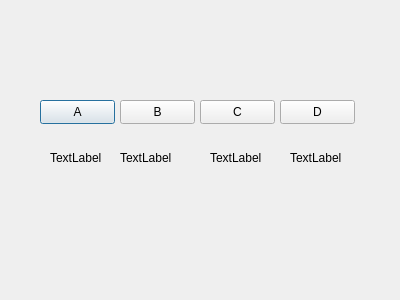
<?xml version="1.0" encoding="UTF-8"?>
<ui version="4.0">
 <class>Test</class>
 <widget class="QDialog" name="Test">
  <property name="geometry">
   <rect>
    <x>0</x>
    <y>0</y>
    <width>400</width>
    <height>300</height>
   </rect>
  </property>
  <property name="windowTitle">
   <string>Dialog</string>
  </property>
  <widget class="QPushButton" name="btn_a">
   <property name="geometry">
    <rect>
     <x>40</x>
     <y>100</y>
     <width>75</width>
     <height>24</height>
    </rect>
   </property>
   <property name="text">
    <string>A</string>
   </property>
  </widget>
  <widget class="QPushButton" name="btn_b">
   <property name="geometry">
    <rect>
     <x>120</x>
     <y>100</y>
     <width>75</width>
     <height>24</height>
    </rect>
   </property>
   <property name="text">
    <string>B</string>
   </property>
  </widget>
  <widget class="QPushButton" name="btn_c">
   <property name="geometry">
    <rect>
     <x>200</x>
     <y>100</y>
     <width>75</width>
     <height>24</height>
    </rect>
   </property>
   <property name="text">
    <string>C</string>
   </property>
  </widget>
  <widget class="QPushButton" name="btn_d">
   <property name="geometry">
    <rect>
     <x>280</x>
     <y>100</y>
     <width>75</width>
     <height>24</height>
    </rect>
   </property>
   <property name="text">
    <string>D</string>
   </property>
  </widget>
  <widget class="QLabel" name="label_a">
   <property name="geometry">
    <rect>
     <x>50</x>
     <y>150</y>
     <width>61</width>
     <height>16</height>
    </rect>
   </property>
   <property name="text">
    <string>TextLabel</string>
   </property>
  </widget>
  <widget class="QLabel" name="label_b">
   <property name="geometry">
    <rect>
     <x>120</x>
     <y>150</y>
     <width>61</width>
     <height>16</height>
    </rect>
   </property>
   <property name="text">
    <string>TextLabel</string>
   </property>
  </widget>
  <widget class="QLabel" name="label_c">
   <property name="geometry">
    <rect>
     <x>210</x>
     <y>150</y>
     <width>61</width>
     <height>16</height>
    </rect>
   </property>
   <property name="text">
    <string>TextLabel</string>
   </property>
  </widget>
  <widget class="QLabel" name="label_d">
   <property name="geometry">
    <rect>
     <x>290</x>
     <y>150</y>
     <width>61</width>
     <height>16</height>
    </rect>
   </property>
   <property name="text">
    <string>TextLabel</string>
   </property>
  </widget>
 </widget>
 <resources/>
 <connections>
  <connection>
   <sender>btn_a</sender>
   <signal>clicked()</signal>
   <receiver>Test</receiver>
   <slot>btn_a_clicked()</slot>
   <hints>
    <hint type="sourcelabel">
     <x>77</x>
     <y>111</y>
    </hint>
    <hint type="destinationlabel">
     <x>199</x>
     <y>149</y>
    </hint>
   </hints>
  </connection>
  <connection>
   <sender>btn_b</sender>
   <signal>clicked()</signal>
   <receiver>Test</receiver>
   <slot>btn_b_clicked()</slot>
   <hints>
    <hint type="sourcelabel">
     <x>157</x>
     <y>111</y>
    </hint>
    <hint type="destinationlabel">
     <x>199</x>
     <y>149</y>
    </hint>
   </hints>
  </connection>
  <connection>
   <sender>btn_c</sender>
   <signal>clicked()</signal>
   <receiver>Test</receiver>
   <slot>btn_c_clicked()</slot>
   <hints>
    <hint type="sourcelabel">
     <x>237</x>
     <y>111</y>
    </hint>
    <hint type="destinationlabel">
     <x>199</x>
     <y>149</y>
    </hint>
   </hints>
  </connection>
  <connection>
   <sender>btn_d</sender>
   <signal>clicked()</signal>
   <receiver>Test</receiver>
   <slot>btn_d_clicked()</slot>
   <hints>
    <hint type="sourcelabel">
     <x>317</x>
     <y>111</y>
    </hint>
    <hint type="destinationlabel">
     <x>199</x>
     <y>149</y>
    </hint>
   </hints>
  </connection>
 </connections>
 <slots>
  <slot>btn_a_clicked()</slot>
  <slot>btn_b_clicked()</slot>
  <slot>btn_c_clicked()</slot>
  <slot>btn_d_clicked()</slot>
 </slots>
</ui>
